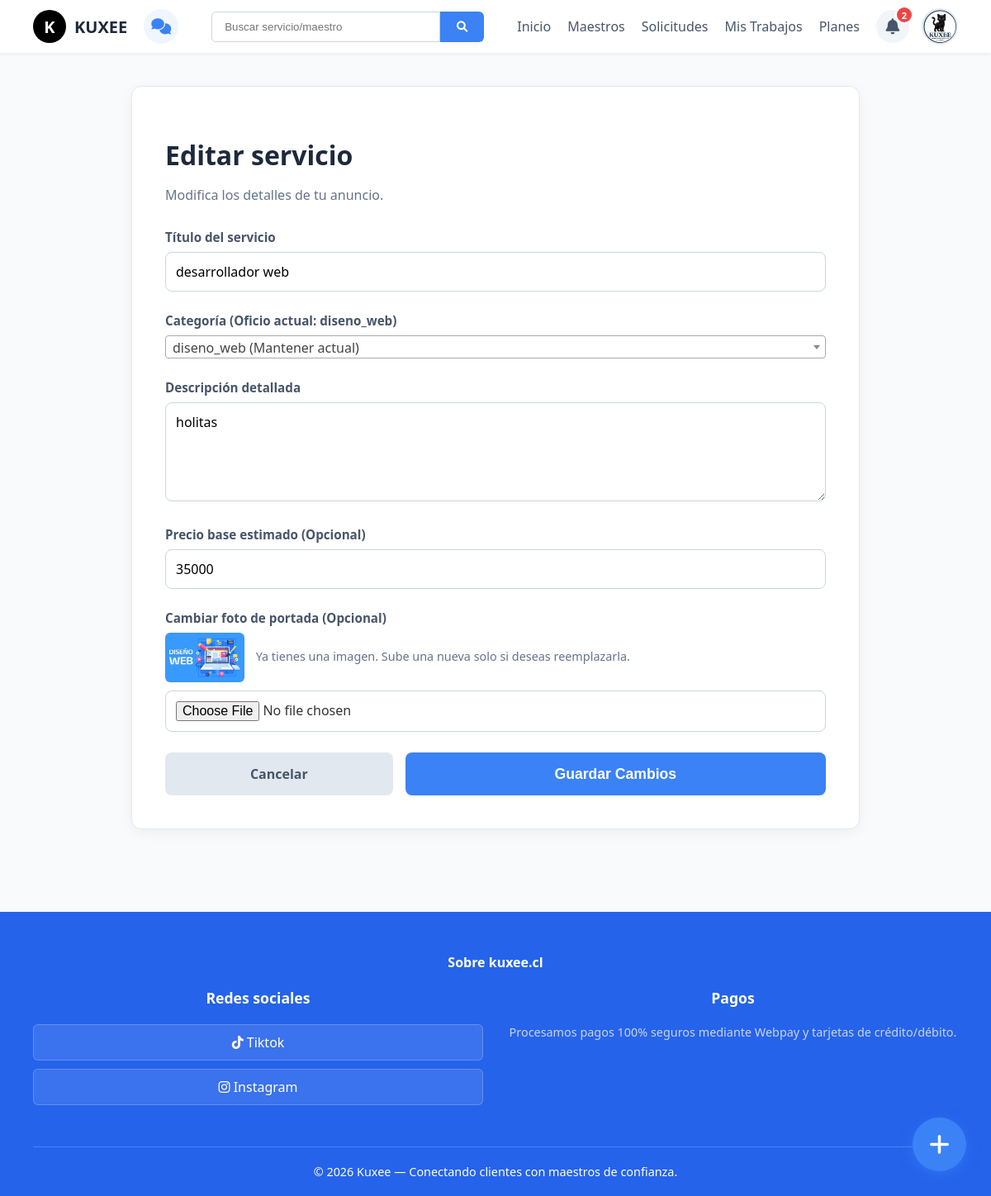
Screenshot of /servicio/9/editar/ (signed in) with the database file from the repository.
### usuarios/models.py (models this page shows, shortened)
class Usuario(AbstractUser):
    es_cliente = models.BooleanField(default=False)
    es_maestro = models.BooleanField(default=False)
    rut = models.CharField(max_length=12, blank=True, null=True)
    foto_perfil = models.ImageField(upload_to='perfiles/', blank=True, null=True)

class Servicio(models.Model):
    maestro = models.ForeignKey(PerfilMaestro, on_delete=models.CASCADE, related_name='servicios')
    titulo = models.CharField(max_length=200)
    descripcion = models.TextField()
    oficio = models.CharField(max_length=100)
    precio_base = models.IntegerField(null=True, blank=True)
    imagen_portada = models.ImageField(upload_to='servicios/', blank=True, null=True)
    fecha_publicacion = models.DateTimeField(auto_now_add=True)
    activo = models.BooleanField(default=True)
    likes = models.ManyToManyField(Usuario, related_name='servicios_likeados', blank=True)
    detalles_tecnicos = models.JSONField(default=dict, blank=True, null=True)

### usuarios/views.py (the view, shortened to what this page needs)
# urls.py: path('servicio/<int:servicio_id>/editar/', views.editar_servicio, name='editar_servicio'),
@login_required
def editar_servicio(request, servicio_id):
    servicio = get_object_or_404(Servicio, id=servicio_id, maestro__usuario=request.user)
    return render(request, 'usuarios/editar_servicio.html', {'servicio': servicio, 'oficios': LISTA_OFICIOS[1:]})

### usuarios/context_processors.py (called while the page is built)
def oficios_globales(request):
    from .forms import LISTA_OFICIOS
    return {
        'oficios_global': LISTA_OFICIOS[1:]
    }

def notificaciones_globales(request):
    if request.user.is_authenticated:
        from .models import Notificacion
        no_leidas = Notificacion.objects.filter(usuario=request.user, leida=False).count()
        notificaciones = Notificacion.objects.filter(usuario=request.user).order_by('-fecha_creacion')[:10]
        return {
            'mis_notificaciones': notificaciones,
            'notificaciones_no_leidas': no_leidas
        }
    return {}

### usuarios/templates/usuarios/editar_servicio.html (shortened to what this page needs)
{% extends 'usuarios/base.html' %}
{% block contenido %}
<div class="form-container">
    <h1 class="page-title">Editar servicio</h1>
    <p class="page-subtitle">Modifica los detalles de tu anuncio.</p>
    <form method="POST" enctype="multipart/form-data">
        <div class="form-group">
            <label>Título del servicio</label>
            <input type="text" name="titulo" class="form-control" value="{{ servicio.titulo }}" maxlength="150" required>
        </div>
        <div class="form-group">
            <label>Categoría (Oficio actual: <strong>{{ servicio.oficio }}</strong>)</label>
        </div>
        <div class="form-group">
            <label>Descripción detallada</label>
            <textarea name="descripcion" class="form-control" required>{{ servicio.descripcion }}</textarea>
        </div>
        <div class="form-group">
            <label>Precio base estimado (Opcional)</label>
            <input type="number" name="precio" class="form-control" value="{{ servicio.precio_base|default_if_none:'' }}" min="0" step="1">
        </div>
        <div class="form-group">
            <label>Cambiar foto de portada (Opcional)</label>
            {% if servicio.imagen_portada %}
                <div style="margin-bottom: 10px; font-size: 0.9rem; color: #64748b;">
                    <img src="{{ servicio.imagen_portada.url }}" style="height: 60px; border-radius: 6px; vertical-align: middle; margin-right: 10px;">
                    Ya tienes una imagen. Sube una nueva solo si deseas reemplazarla.
                </div>
            {% endif %}
            <input type="file" name="imagenes" class="form-control" accept="image/png, image/jpeg">
        </div>
        <div style="display: flex; gap: 15px;">
            <a href="{% url 'mi_perfil' %}" style="padding: 15px 30px; border-radius: 8px; background: #e2e8f0; color: #475569; text-decoration: none; font-weight: bold; text-align: center; width: 30%;">Cancelar</a>
            <button type="submit" class="btn-submit" style="width: 70%;">Guardar Cambios</button>
        </div>
    </form>
</div>
{% endblock %}

### usuarios/templates/usuarios/base.html (shortened to what this page needs)
{% load static %}
<!DOCTYPE html>
<html lang="es">
<head>
    <link href="https://cdnjs.cloudflare.com/ajax/libs/font-awesome/6.0.0/css/all.min.css" rel="stylesheet">
    <link href="https://cdn.jsdelivr.net/npm/select2@4.1.0-rc.0/dist/css/select2.min.css" rel="stylesheet" />
</head>
<body>
    <nav class="navbar">
        <div style="display: flex; align-items: center; gap: 20px;">
            <a href="{% url 'inicio' %}" class="logo">
                <div style="width: 40px; height: 40px; background: black; border-radius: 50%; display: flex; align-items: center; justify-content: center; color: white; margin-right: 10px;">K</div> KUXEE
            </a>
            {% if user.is_authenticated %}
                <a href="{% url 'mensajes' %}" class="btn-chat" title="Mensajes">
                    <i class="fas fa-comments"></i>
                </a>
            {% endif %}
        </div>
        <form class="search-container" method="GET" action="{% url 'maestros' %}">
            <input type="text" name="q" placeholder="Buscar servicio/maestro">
            <button type="submit"><i class="fas fa-search"></i></button>
        </form>
        <div class="nav-links">
            <a href="{% url 'inicio' %}">Inicio</a>
            <a href="{% url 'lista_maestros' %}">Maestros</a>
            <a href="{% url 'solicitudes' %}">Solicitudes</a>
            {% if user.is_authenticated %}<a href="{% url 'mis_trabajos' %}">Mis Trabajos</a>{% endif %}
            <a href="{% url 'planes' %}">Planes</a>
            {% if user.is_authenticated %}
                <div class="user-menu">
                    <div id="campana-wrapper" style="position: relative;">
                        <a href="#" class="btn-bell" onclick="toggleNotificaciones(event)">
                            <i class="fas fa-bell"></i>
                            {% if notificaciones_no_leidas > 0 %}
                                <span class="badge-notificacion">{{ notificaciones_no_leidas }}</span>
                            {% endif %}
                        </a>
                    </div>
                    <div class="profile-trigger" onclick="toggleUserDropdown(event)">
                        <div class="profile-pic">
                            {% if user.foto_perfil %}<img src="{{ user.foto_perfil.url }}" style="width:100%; height:100%; object-fit:cover;">{% else %}<i class="fas fa-user"></i>{% endif %}
                        </div>
                    </div>
                </div>
            {% else %}
                <a href="{% url 'login' %}" class="btn-login">Iniciar sesión</a>
            {% endif %}
        </div>
    </nav>
    <main>{% block contenido %}{% endblock %}</main>
    {% if user.is_authenticated and user.es_maestro %}
        <button type="button" class="btn-flotante" onclick="abrirModalPublicarServicio()"><i class="fas fa-plus"></i></button>
    {% endif %}
    <footer class="footer">
        <div class="footer-title" style="text-align: center; margin-bottom: 20px; font-weight: bold;">Sobre kuxee.cl</div>
        <div class="footer-grid">
            <div class="footer-col">
                <h4>Redes sociales</h4>
                <a href="#" class="social-btn"><i class="fab fa-tiktok"></i> Tiktok</a>
                <a href="#" class="social-btn"><i class="fab fa-instagram"></i> Instagram</a>
            </div>
            <div class="footer-col">
                <h4>Pagos</h4>
                <p style="text-align: center; color: #cbd5e1; font-size: 0.9rem;">Procesamos pagos 100% seguros mediante Webpay y tarjetas de crédito/débito.</p>
            </div>
        </div>
        <div class="footer-bottom">© 2026 Kuxee — Conectando clientes con maestros de confianza.</div>
    </footer>
</body>
</html>

### usuarios/templates/usuarios/base.html (style rules this page uses)
:root { --kuxee-blue: #3b82f6; --kuxee-dark: #1e293b; --kuxee-bg: #f8fafc; --footer-blue: #2563eb; }
body { font-family: 'Segoe UI', Tahoma, Geneva, Verdana, sans-serif; margin: 0; padding: 0; background-color: var(--kuxee-bg); color: #333; display: flex; flex-direction: column; min-height: 100vh; }
.navbar { display: flex; align-items: center; justify-content: space-between; padding: 10px 40px; background: white; box-shadow: 0 2px 4px rgba(0,0,0,0.05); position: sticky; top: 0; z-index: 1000; }
.logo { display: flex; align-items: center; font-weight: bold; font-size: 20px; color: var(--kuxee-dark); text-decoration: none; }
.btn-chat { background: #eff6ff; color: var(--kuxee-blue); width: 42px; height: 42px; border-radius: 50%; display: flex; align-items: center; justify-content: center; text-decoration: none; font-size: 1.2rem; transition: background 0.2s; }
.search-container { display: flex; flex: 1; max-width: 600px; margin: 0 40px; }
.search-container input { width: 100%; padding: 10px 15px; border: 1px solid #cbd5e1; border-radius: 6px 0 0 6px; outline: none; }
.search-container button { background: var(--kuxee-blue); color: white; border: none; padding: 10px 20px; border-radius: 0 6px 6px 0; cursor: pointer; }
.nav-links { display: flex; align-items: center; gap: 20px; }
.nav-links a { text-decoration: none; color: #475569; font-weight: 500; }
.user-menu { display: flex; align-items: center; gap: 15px; position: relative; }
.btn-bell { background: #f1f5f9; color: #475569; width: 40px; height: 40px; border-radius: 50%; display: flex; align-items: center; justify-content: center; text-decoration: none; font-size: 1.2rem; position: relative; }
.badge-notificacion { position: absolute; top: -5px; right: -5px; background: #ef4444; color: white; border-radius: 50%; width: 18px; height: 18px; font-size: 0.7rem; display: flex; align-items: center; justify-content: center; font-weight: bold; border: 2px solid white; }
.profile-pic { width: 40px; height: 40px; background: #cbd5e1; border-radius: 50%; display: flex; align-items: center; justify-content: center; color: white; font-weight: bold; overflow: hidden; border: 2px solid #e2e8f0; }
.profile-trigger { cursor: pointer; position: relative; }
.btn-flotante { position: fixed; bottom: 30px; right: 30px; background-color: var(--kuxee-blue); color: white; width: 65px; height: 65px; border-radius: 50%; display: flex; align-items: center; justify-content: center; font-size: 28px; box-shadow: 0 4px 15px rgba(59, 130, 246, 0.5); border: none; cursor: pointer; z-index: 1000; transition: transform 0.2s ease; }
main { flex: 1; }
.form-group { margin-bottom: 20px; }
.form-group label { display: block; font-weight: bold; margin-bottom: 8px; color: #333; font-size: 0.95rem; }
.form-control { width: 100%; padding: 12px; border: 1px solid #cbd5e1; border-radius: 8px; box-sizing: border-box; font-family: inherit; font-size: 0.95rem; outline: none; transition: border 0.2s; }
textarea.form-control { resize: vertical; min-height: 80px; }
.footer { background: var(--footer-blue); color: white; padding: 50px 40px 20px 40px; margin-top: 60px; }
.footer-grid { display: grid; grid-template-columns: repeat(auto-fit, minmax(200px, 1fr)); gap: 30px; max-width: 1400px; margin: 0 auto; }
.footer-col h4 { margin-top: 0; font-size: 1.1rem; margin-bottom: 20px; text-align: center; }
.social-btn { display: block; background: rgba(255,255,255,0.1); padding: 10px; border-radius: 6px; margin-bottom: 10px; color: white; text-decoration: none; border: 1px solid rgba(255,255,255,0.2); text-align: center; }
.footer-bottom { text-align: center; margin-top: 40px; padding-top: 20px; border-top: 1px solid rgba(255,255,255,0.2); font-size: 0.9rem; }

### rows the page displays
Usuario: foto_perfil (picture)
Servicio: titulo "desarrollador web", oficio "diseno_web", descripcion "holitas", precio "35000", imagen_portada (picture)

### other values shown
{{ notificaciones_no_leidas }} "2"
